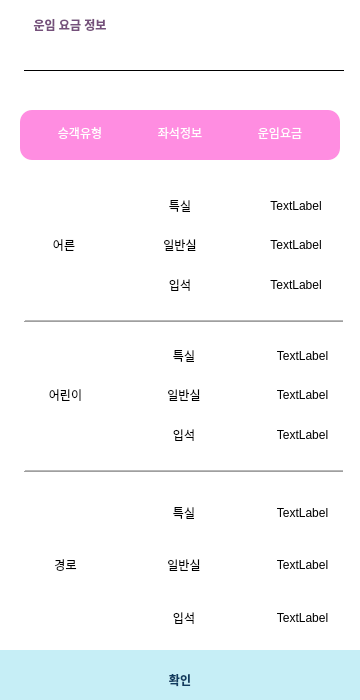
<?xml version="1.0" encoding="UTF-8"?>
<ui version="4.0">
 <class>trainFeePage</class>
 <widget class="QWidget" name="trainFeePage">
  <property name="geometry">
   <rect>
    <x>0</x>
    <y>0</y>
    <width>360</width>
    <height>700</height>
   </rect>
  </property>
  <property name="windowTitle">
   <string>Form</string>
  </property>
  <widget class="QLabel" name="label">
   <property name="geometry">
    <rect>
     <x>0</x>
     <y>0</y>
     <width>360</width>
     <height>700</height>
    </rect>
   </property>
   <property name="sizePolicy">
    <sizepolicy hsizetype="Fixed" vsizetype="Fixed">
     <horstretch>0</horstretch>
     <verstretch>0</verstretch>
    </sizepolicy>
   </property>
   <property name="minimumSize">
    <size>
     <width>360</width>
     <height>700</height>
    </size>
   </property>
   <property name="styleSheet">
    <string notr="true">background-color: rgb(255, 255, 255);</string>
   </property>
   <property name="text">
    <string/>
   </property>
  </widget>
  <widget class="QWidget" name="verticalLayoutWidget_2">
   <property name="geometry">
    <rect>
     <x>0</x>
     <y>0</y>
     <width>368</width>
     <height>710</height>
    </rect>
   </property>
   <layout class="QVBoxLayout" name="verticalLayout_11">
    <property name="spacing">
     <number>0</number>
    </property>
    <item>
     <layout class="QVBoxLayout" name="verticalLayout_12">
      <property name="spacing">
       <number>0</number>
      </property>
      <property name="sizeConstraint">
       <enum>QLayout::SetDefaultConstraint</enum>
      </property>
      <item>
       <widget class="QFrame" name="frame_5">
        <property name="sizePolicy">
         <sizepolicy hsizetype="Fixed" vsizetype="Fixed">
          <horstretch>0</horstretch>
          <verstretch>0</verstretch>
         </sizepolicy>
        </property>
        <property name="minimumSize">
         <size>
          <width>360</width>
          <height>50</height>
         </size>
        </property>
        <property name="styleSheet">
         <string notr="true">border:none;</string>
        </property>
        <property name="frameShape">
         <enum>QFrame::StyledPanel</enum>
        </property>
        <property name="frameShadow">
         <enum>QFrame::Raised</enum>
        </property>
        <widget class="QLabel" name="label_3">
         <property name="geometry">
          <rect>
           <x>20</x>
           <y>10</y>
           <width>100</width>
           <height>30</height>
          </rect>
         </property>
         <property name="font">
          <font>
           <bold>true</bold>
          </font>
         </property>
         <property name="styleSheet">
          <string notr="true">color: rgb(117, 80, 123);</string>
         </property>
         <property name="text">
          <string>운임 요금 정보</string>
         </property>
         <property name="alignment">
          <set>Qt::AlignCenter</set>
         </property>
        </widget>
        <widget class="QLabel" name="label_feepage_TN">
         <property name="geometry">
          <rect>
           <x>240</x>
           <y>10</y>
           <width>100</width>
           <height>30</height>
          </rect>
         </property>
         <property name="font">
          <font>
           <bold>true</bold>
          </font>
         </property>
         <property name="styleSheet">
          <string notr="true">color: rgb(117, 80, 123);</string>
         </property>
         <property name="text">
          <string/>
         </property>
         <property name="alignment">
          <set>Qt::AlignCenter</set>
         </property>
        </widget>
       </widget>
      </item>
      <item>
       <layout class="QHBoxLayout" name="horizontalLayout_4">
        <property name="spacing">
         <number>0</number>
        </property>
        <item>
         <widget class="QLabel" name="label_11">
          <property name="sizePolicy">
           <sizepolicy hsizetype="Fixed" vsizetype="Fixed">
            <horstretch>0</horstretch>
            <verstretch>0</verstretch>
           </sizepolicy>
          </property>
          <property name="minimumSize">
           <size>
            <width>20</width>
            <height>20</height>
           </size>
          </property>
          <property name="text">
           <string/>
          </property>
         </widget>
        </item>
        <item>
         <widget class="QFrame" name="frame_7">
          <property name="sizePolicy">
           <sizepolicy hsizetype="Fixed" vsizetype="Fixed">
            <horstretch>0</horstretch>
            <verstretch>0</verstretch>
           </sizepolicy>
          </property>
          <property name="minimumSize">
           <size>
            <width>320</width>
            <height>40</height>
           </size>
          </property>
          <property name="layoutDirection">
           <enum>Qt::LeftToRight</enum>
          </property>
          <property name="styleSheet">
           <string notr="true"/>
          </property>
          <property name="frameShape">
           <enum>QFrame::HLine</enum>
          </property>
          <property name="frameShadow">
           <enum>QFrame::Plain</enum>
          </property>
          <property name="lineWidth">
           <number>1</number>
          </property>
          <property name="midLineWidth">
           <number>1</number>
          </property>
          <layout class="QVBoxLayout" name="verticalLayout_16">
           <property name="spacing">
            <number>0</number>
           </property>
           <property name="leftMargin">
            <number>0</number>
           </property>
           <property name="topMargin">
            <number>0</number>
           </property>
           <property name="rightMargin">
            <number>0</number>
           </property>
           <property name="bottomMargin">
            <number>0</number>
           </property>
          </layout>
         </widget>
        </item>
        <item>
         <widget class="QLabel" name="label_12">
          <property name="sizePolicy">
           <sizepolicy hsizetype="Fixed" vsizetype="Fixed">
            <horstretch>0</horstretch>
            <verstretch>0</verstretch>
           </sizepolicy>
          </property>
          <property name="minimumSize">
           <size>
            <width>20</width>
            <height>20</height>
           </size>
          </property>
          <property name="text">
           <string/>
          </property>
         </widget>
        </item>
       </layout>
      </item>
      <item>
       <widget class="QFrame" name="frame_6">
        <property name="sizePolicy">
         <sizepolicy hsizetype="Fixed" vsizetype="Fixed">
          <horstretch>0</horstretch>
          <verstretch>0</verstretch>
         </sizepolicy>
        </property>
        <property name="minimumSize">
         <size>
          <width>360</width>
          <height>90</height>
         </size>
        </property>
        <property name="styleSheet">
         <string notr="true">border:none;</string>
        </property>
        <property name="frameShape">
         <enum>QFrame::StyledPanel</enum>
        </property>
        <property name="frameShadow">
         <enum>QFrame::Raised</enum>
        </property>
        <layout class="QVBoxLayout" name="verticalLayout_17">
         <property name="leftMargin">
          <number>20</number>
         </property>
         <item>
          <widget class="QFrame" name="frame_2">
           <property name="sizePolicy">
            <sizepolicy hsizetype="Fixed" vsizetype="Fixed">
             <horstretch>0</horstretch>
             <verstretch>0</verstretch>
            </sizepolicy>
           </property>
           <property name="minimumSize">
            <size>
             <width>320</width>
             <height>50</height>
            </size>
           </property>
           <property name="styleSheet">
            <string notr="true">background-color: rgb(255, 141, 225);
border-radius: 12px;
</string>
           </property>
           <property name="frameShape">
            <enum>QFrame::StyledPanel</enum>
           </property>
           <property name="frameShadow">
            <enum>QFrame::Raised</enum>
           </property>
           <widget class="QLabel" name="label_4">
            <property name="geometry">
             <rect>
              <x>20</x>
              <y>13</y>
              <width>80</width>
              <height>20</height>
             </rect>
            </property>
            <property name="font">
             <font>
              <bold>false</bold>
             </font>
            </property>
            <property name="styleSheet">
             <string notr="true">color: rgb(255, 255, 255);</string>
            </property>
            <property name="text">
             <string>승객유형</string>
            </property>
            <property name="alignment">
             <set>Qt::AlignCenter</set>
            </property>
           </widget>
           <widget class="QLabel" name="label_5">
            <property name="geometry">
             <rect>
              <x>120</x>
              <y>13</y>
              <width>80</width>
              <height>20</height>
             </rect>
            </property>
            <property name="font">
             <font>
              <bold>false</bold>
             </font>
            </property>
            <property name="styleSheet">
             <string notr="true">color: rgb(255, 255, 255);</string>
            </property>
            <property name="text">
             <string>좌석정보</string>
            </property>
            <property name="alignment">
             <set>Qt::AlignCenter</set>
            </property>
           </widget>
           <widget class="QLabel" name="label_6">
            <property name="geometry">
             <rect>
              <x>220</x>
              <y>13</y>
              <width>80</width>
              <height>20</height>
             </rect>
            </property>
            <property name="font">
             <font>
              <bold>false</bold>
             </font>
            </property>
            <property name="styleSheet">
             <string notr="true">color: rgb(255, 255, 255);</string>
            </property>
            <property name="text">
             <string>운임요금</string>
            </property>
            <property name="alignment">
             <set>Qt::AlignCenter</set>
            </property>
           </widget>
          </widget>
         </item>
        </layout>
       </widget>
      </item>
     </layout>
    </item>
    <item>
     <layout class="QVBoxLayout" name="verticalLayout_15">
      <item>
       <layout class="QVBoxLayout" name="verticalLayout">
        <item>
         <widget class="QGroupBox" name="groupBox">
          <property name="sizePolicy">
           <sizepolicy hsizetype="Fixed" vsizetype="Fixed">
            <horstretch>0</horstretch>
            <verstretch>0</verstretch>
           </sizepolicy>
          </property>
          <property name="minimumSize">
           <size>
            <width>360</width>
            <height>130</height>
           </size>
          </property>
          <property name="styleSheet">
           <string notr="true">border:none;</string>
          </property>
          <property name="title">
           <string/>
          </property>
          <layout class="QHBoxLayout" name="horizontalLayout">
           <item>
            <layout class="QVBoxLayout" name="verticalLayout_2">
             <item>
              <widget class="QLabel" name="label_7">
               <property name="text">
                <string>어른</string>
               </property>
               <property name="alignment">
                <set>Qt::AlignCenter</set>
               </property>
              </widget>
             </item>
            </layout>
           </item>
           <item>
            <layout class="QVBoxLayout" name="verticalLayout_4">
             <item>
              <widget class="QLabel" name="label_8">
               <property name="text">
                <string>특실</string>
               </property>
               <property name="alignment">
                <set>Qt::AlignCenter</set>
               </property>
              </widget>
             </item>
             <item>
              <widget class="QLabel" name="label_9">
               <property name="text">
                <string>일반실</string>
               </property>
               <property name="alignment">
                <set>Qt::AlignCenter</set>
               </property>
              </widget>
             </item>
             <item>
              <widget class="QLabel" name="label_10">
               <property name="text">
                <string>입석</string>
               </property>
               <property name="alignment">
                <set>Qt::AlignCenter</set>
               </property>
              </widget>
             </item>
            </layout>
           </item>
           <item>
            <layout class="QVBoxLayout" name="verticalLayout_3">
             <item>
              <widget class="QLabel" name="label_specA">
               <property name="text">
                <string>TextLabel</string>
               </property>
               <property name="alignment">
                <set>Qt::AlignCenter</set>
               </property>
              </widget>
             </item>
             <item>
              <widget class="QLabel" name="label_normA">
               <property name="text">
                <string>TextLabel</string>
               </property>
               <property name="alignment">
                <set>Qt::AlignCenter</set>
               </property>
              </widget>
             </item>
             <item>
              <widget class="QLabel" name="label_standA">
               <property name="text">
                <string>TextLabel</string>
               </property>
               <property name="alignment">
                <set>Qt::AlignCenter</set>
               </property>
              </widget>
             </item>
            </layout>
           </item>
          </layout>
         </widget>
        </item>
        <item>
         <layout class="QHBoxLayout" name="horizontalLayout_5">
          <property name="spacing">
           <number>0</number>
          </property>
          <item>
           <widget class="QLabel" name="label_13">
            <property name="sizePolicy">
             <sizepolicy hsizetype="Fixed" vsizetype="Fixed">
              <horstretch>0</horstretch>
              <verstretch>0</verstretch>
             </sizepolicy>
            </property>
            <property name="minimumSize">
             <size>
              <width>20</width>
              <height>20</height>
             </size>
            </property>
            <property name="text">
             <string/>
            </property>
           </widget>
          </item>
          <item>
           <widget class="QFrame" name="frame_9">
            <property name="sizePolicy">
             <sizepolicy hsizetype="Fixed" vsizetype="Fixed">
              <horstretch>0</horstretch>
              <verstretch>0</verstretch>
             </sizepolicy>
            </property>
            <property name="minimumSize">
             <size>
              <width>320</width>
              <height>20</height>
             </size>
            </property>
            <property name="layoutDirection">
             <enum>Qt::LeftToRight</enum>
            </property>
            <property name="styleSheet">
             <string notr="true"/>
            </property>
            <property name="frameShape">
             <enum>QFrame::HLine</enum>
            </property>
            <property name="frameShadow">
             <enum>QFrame::Raised</enum>
            </property>
            <property name="lineWidth">
             <number>1</number>
            </property>
            <property name="midLineWidth">
             <number>1</number>
            </property>
            <layout class="QVBoxLayout" name="verticalLayout_19">
             <property name="spacing">
              <number>0</number>
             </property>
             <property name="leftMargin">
              <number>0</number>
             </property>
             <property name="topMargin">
              <number>0</number>
             </property>
             <property name="rightMargin">
              <number>0</number>
             </property>
             <property name="bottomMargin">
              <number>0</number>
             </property>
            </layout>
           </widget>
          </item>
          <item>
           <widget class="QLabel" name="label_18">
            <property name="sizePolicy">
             <sizepolicy hsizetype="Fixed" vsizetype="Fixed">
              <horstretch>0</horstretch>
              <verstretch>0</verstretch>
             </sizepolicy>
            </property>
            <property name="minimumSize">
             <size>
              <width>20</width>
              <height>20</height>
             </size>
            </property>
            <property name="text">
             <string/>
            </property>
           </widget>
          </item>
         </layout>
        </item>
        <item>
         <widget class="QGroupBox" name="groupBox_3">
          <property name="sizePolicy">
           <sizepolicy hsizetype="Preferred" vsizetype="Fixed">
            <horstretch>0</horstretch>
            <verstretch>0</verstretch>
           </sizepolicy>
          </property>
          <property name="minimumSize">
           <size>
            <width>0</width>
            <height>130</height>
           </size>
          </property>
          <property name="styleSheet">
           <string notr="true">border:none;</string>
          </property>
          <property name="title">
           <string/>
          </property>
          <layout class="QHBoxLayout" name="horizontalLayout_2">
           <item>
            <layout class="QVBoxLayout" name="verticalLayout_5">
             <item>
              <widget class="QLabel" name="label_14">
               <property name="text">
                <string>어린이</string>
               </property>
               <property name="alignment">
                <set>Qt::AlignCenter</set>
               </property>
              </widget>
             </item>
            </layout>
           </item>
           <item>
            <layout class="QVBoxLayout" name="verticalLayout_7">
             <item>
              <widget class="QLabel" name="label_15">
               <property name="text">
                <string>특실</string>
               </property>
               <property name="alignment">
                <set>Qt::AlignCenter</set>
               </property>
              </widget>
             </item>
             <item>
              <widget class="QLabel" name="label_16">
               <property name="text">
                <string>일반실</string>
               </property>
               <property name="alignment">
                <set>Qt::AlignCenter</set>
               </property>
              </widget>
             </item>
             <item>
              <widget class="QLabel" name="label_17">
               <property name="text">
                <string>입석</string>
               </property>
               <property name="alignment">
                <set>Qt::AlignCenter</set>
               </property>
              </widget>
             </item>
            </layout>
           </item>
           <item>
            <layout class="QVBoxLayout" name="verticalLayout_6">
             <item>
              <widget class="QLabel" name="label_specC">
               <property name="text">
                <string>TextLabel</string>
               </property>
               <property name="alignment">
                <set>Qt::AlignCenter</set>
               </property>
              </widget>
             </item>
             <item>
              <widget class="QLabel" name="label_normC">
               <property name="text">
                <string>TextLabel</string>
               </property>
               <property name="alignment">
                <set>Qt::AlignCenter</set>
               </property>
              </widget>
             </item>
             <item>
              <widget class="QLabel" name="label_standC">
               <property name="text">
                <string>TextLabel</string>
               </property>
               <property name="alignment">
                <set>Qt::AlignCenter</set>
               </property>
              </widget>
             </item>
            </layout>
           </item>
          </layout>
         </widget>
        </item>
        <item>
         <layout class="QHBoxLayout" name="horizontalLayout_6">
          <property name="spacing">
           <number>0</number>
          </property>
          <item>
           <widget class="QLabel" name="label_19">
            <property name="sizePolicy">
             <sizepolicy hsizetype="Fixed" vsizetype="Fixed">
              <horstretch>0</horstretch>
              <verstretch>0</verstretch>
             </sizepolicy>
            </property>
            <property name="minimumSize">
             <size>
              <width>20</width>
              <height>20</height>
             </size>
            </property>
            <property name="text">
             <string/>
            </property>
           </widget>
          </item>
          <item>
           <widget class="QFrame" name="frame_10">
            <property name="sizePolicy">
             <sizepolicy hsizetype="Fixed" vsizetype="Fixed">
              <horstretch>0</horstretch>
              <verstretch>0</verstretch>
             </sizepolicy>
            </property>
            <property name="minimumSize">
             <size>
              <width>320</width>
              <height>20</height>
             </size>
            </property>
            <property name="layoutDirection">
             <enum>Qt::LeftToRight</enum>
            </property>
            <property name="styleSheet">
             <string notr="true"/>
            </property>
            <property name="frameShape">
             <enum>QFrame::HLine</enum>
            </property>
            <property name="frameShadow">
             <enum>QFrame::Raised</enum>
            </property>
            <property name="lineWidth">
             <number>1</number>
            </property>
            <property name="midLineWidth">
             <number>1</number>
            </property>
            <layout class="QVBoxLayout" name="verticalLayout_20">
             <property name="spacing">
              <number>0</number>
             </property>
             <property name="leftMargin">
              <number>0</number>
             </property>
             <property name="topMargin">
              <number>0</number>
             </property>
             <property name="rightMargin">
              <number>0</number>
             </property>
             <property name="bottomMargin">
              <number>0</number>
             </property>
            </layout>
           </widget>
          </item>
          <item>
           <widget class="QLabel" name="label_20">
            <property name="sizePolicy">
             <sizepolicy hsizetype="Fixed" vsizetype="Fixed">
              <horstretch>0</horstretch>
              <verstretch>0</verstretch>
             </sizepolicy>
            </property>
            <property name="minimumSize">
             <size>
              <width>20</width>
              <height>20</height>
             </size>
            </property>
            <property name="text">
             <string/>
            </property>
           </widget>
          </item>
         </layout>
        </item>
        <item>
         <widget class="QGroupBox" name="groupBox_2">
          <property name="minimumSize">
           <size>
            <width>0</width>
            <height>130</height>
           </size>
          </property>
          <property name="styleSheet">
           <string notr="true">border:none;</string>
          </property>
          <property name="title">
           <string/>
          </property>
          <layout class="QHBoxLayout" name="horizontalLayout_3">
           <item>
            <layout class="QVBoxLayout" name="verticalLayout_9">
             <item>
              <widget class="QLabel" name="label_21">
               <property name="text">
                <string>경로</string>
               </property>
               <property name="alignment">
                <set>Qt::AlignCenter</set>
               </property>
              </widget>
             </item>
            </layout>
           </item>
           <item>
            <layout class="QVBoxLayout" name="verticalLayout_8">
             <item>
              <widget class="QLabel" name="label_22">
               <property name="text">
                <string>특실</string>
               </property>
               <property name="alignment">
                <set>Qt::AlignCenter</set>
               </property>
              </widget>
             </item>
             <item>
              <widget class="QLabel" name="label_23">
               <property name="text">
                <string>일반실</string>
               </property>
               <property name="alignment">
                <set>Qt::AlignCenter</set>
               </property>
              </widget>
             </item>
             <item>
              <widget class="QLabel" name="label_24">
               <property name="text">
                <string>입석</string>
               </property>
               <property name="alignment">
                <set>Qt::AlignCenter</set>
               </property>
              </widget>
             </item>
            </layout>
           </item>
           <item>
            <layout class="QVBoxLayout" name="verticalLayout_10">
             <item>
              <widget class="QLabel" name="label_specS">
               <property name="text">
                <string>TextLabel</string>
               </property>
               <property name="alignment">
                <set>Qt::AlignCenter</set>
               </property>
              </widget>
             </item>
             <item>
              <widget class="QLabel" name="label_normS">
               <property name="text">
                <string>TextLabel</string>
               </property>
               <property name="alignment">
                <set>Qt::AlignCenter</set>
               </property>
              </widget>
             </item>
             <item>
              <widget class="QLabel" name="label_standS">
               <property name="text">
                <string>TextLabel</string>
               </property>
               <property name="alignment">
                <set>Qt::AlignCenter</set>
               </property>
              </widget>
             </item>
            </layout>
           </item>
          </layout>
         </widget>
        </item>
       </layout>
      </item>
     </layout>
    </item>
    <item>
     <layout class="QVBoxLayout" name="verticalLayout_14">
      <item>
       <widget class="QFrame" name="frame_8">
        <property name="sizePolicy">
         <sizepolicy hsizetype="Preferred" vsizetype="Fixed">
          <horstretch>0</horstretch>
          <verstretch>0</verstretch>
         </sizepolicy>
        </property>
        <property name="minimumSize">
         <size>
          <width>0</width>
          <height>60</height>
         </size>
        </property>
        <property name="frameShape">
         <enum>QFrame::StyledPanel</enum>
        </property>
        <property name="frameShadow">
         <enum>QFrame::Raised</enum>
        </property>
        <widget class="QLabel" name="label_2">
         <property name="geometry">
          <rect>
           <x>0</x>
           <y>0</y>
           <width>360</width>
           <height>60</height>
          </rect>
         </property>
         <property name="sizePolicy">
          <sizepolicy hsizetype="Preferred" vsizetype="Fixed">
           <horstretch>0</horstretch>
           <verstretch>0</verstretch>
          </sizepolicy>
         </property>
         <property name="minimumSize">
          <size>
           <width>0</width>
           <height>60</height>
          </size>
         </property>
         <property name="styleSheet">
          <string notr="true">background-color: rgb(198, 238, 246);</string>
         </property>
         <property name="text">
          <string/>
         </property>
        </widget>
        <widget class="QPushButton" name="pushButton_feetolist">
         <property name="geometry">
          <rect>
           <x>0</x>
           <y>0</y>
           <width>360</width>
           <height>60</height>
          </rect>
         </property>
         <property name="minimumSize">
          <size>
           <width>0</width>
           <height>60</height>
          </size>
         </property>
         <property name="font">
          <font>
           <bold>true</bold>
          </font>
         </property>
         <property name="styleSheet">
          <string notr="true">border:none;background:transparent;
color: rgb(14, 60, 96);</string>
         </property>
         <property name="text">
          <string>확인</string>
         </property>
        </widget>
       </widget>
      </item>
     </layout>
    </item>
   </layout>
  </widget>
 </widget>
 <resources/>
 <connections/>
</ui>
